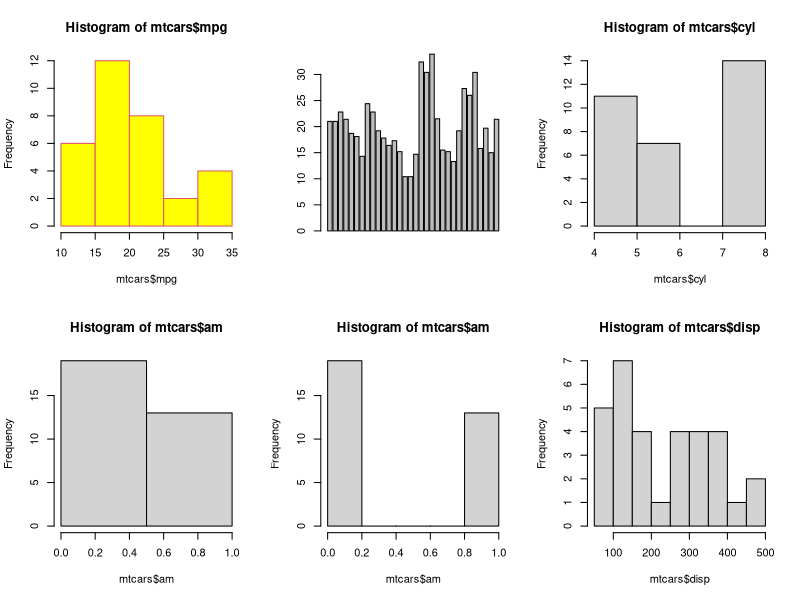
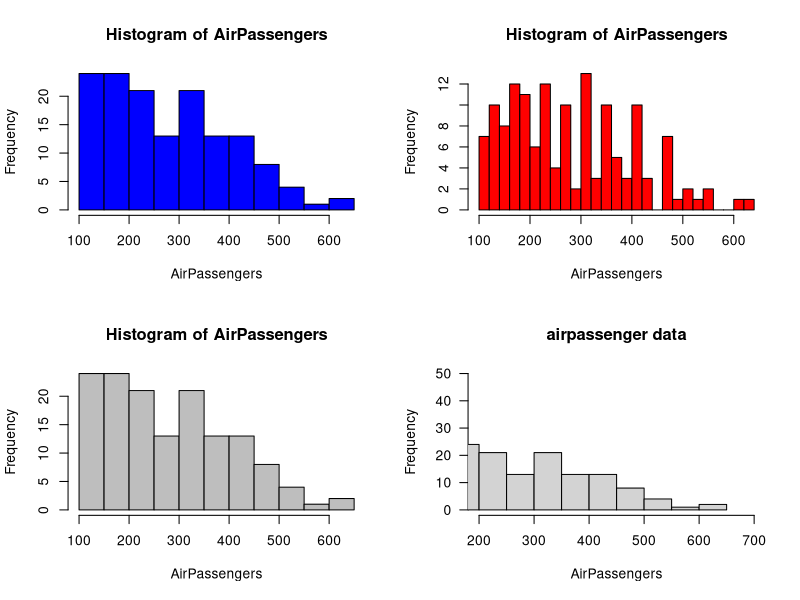
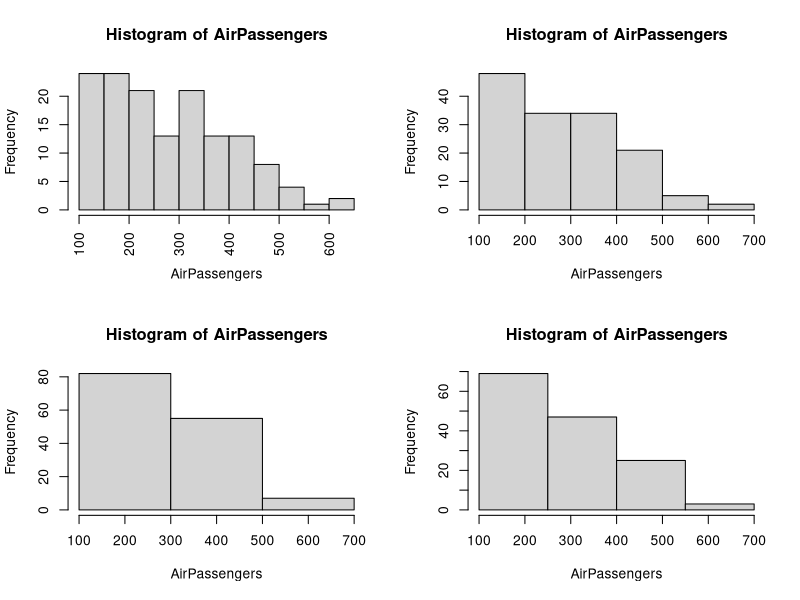
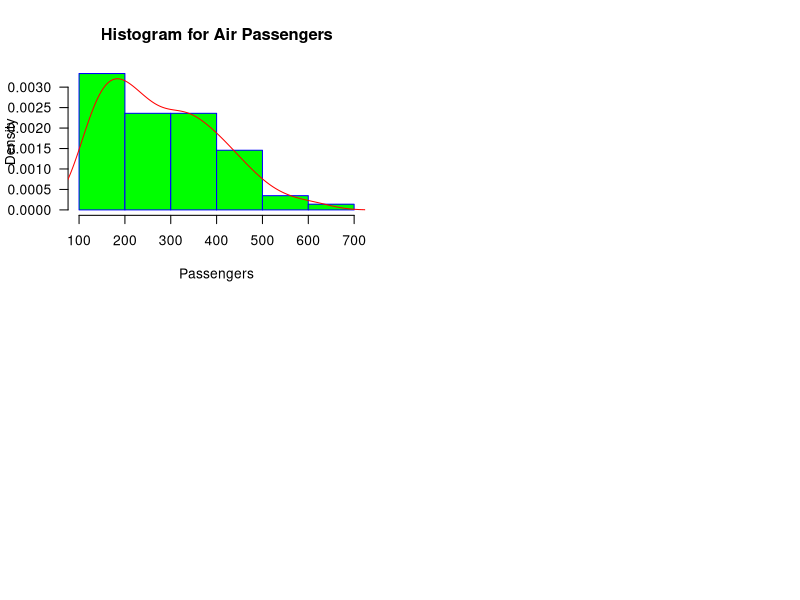

The R script that drew these images, in order:
help(hist)
data(mtcars)
View(mtcars)
attach(mtcars)
par(mfrow = c(2,3))
hist(mtcars$mpg,border = 10,col = "yellow")
barplot(mtcars$mpg)
hist(mtcars$cyl,breaks = 3, xbins = 4 )
hist(mtcars$am,breaks = 3)
hist(mtcars$am)
hist(mtcars$disp)

data("AirPassengers")
View(AirPassengers)
par(mfrow = c(2,2))
hist(AirPassengers,col = "blue",breaks = 15)
hist(AirPassengers,col="red",breaks = 20)
hist(AirPassengers,col = "grey")
hist(AirPassengers,xlim = c(200,700),ylim = c(0,50),las =1,main = "airpassenger data",xlabs = "data given", ylabs = "freq")
hist(AirPassengers, las=3)
hist(AirPassengers, breaks=5)
hist(AirPassengers, breaks=c(100, 300, 500, 700))
hist(AirPassengers, breaks=c(seq(100,700,150)))
hist(AirPassengers, 
     main="Histogram for Air Passengers", 
     xlab="Passengers", 
     border="blue", 
     col="green", 
     xlim=c(100,700), 
     las=1, 
     breaks=5, 
     prob = TRUE)
lines(density(AirPassengers),col = "red")
